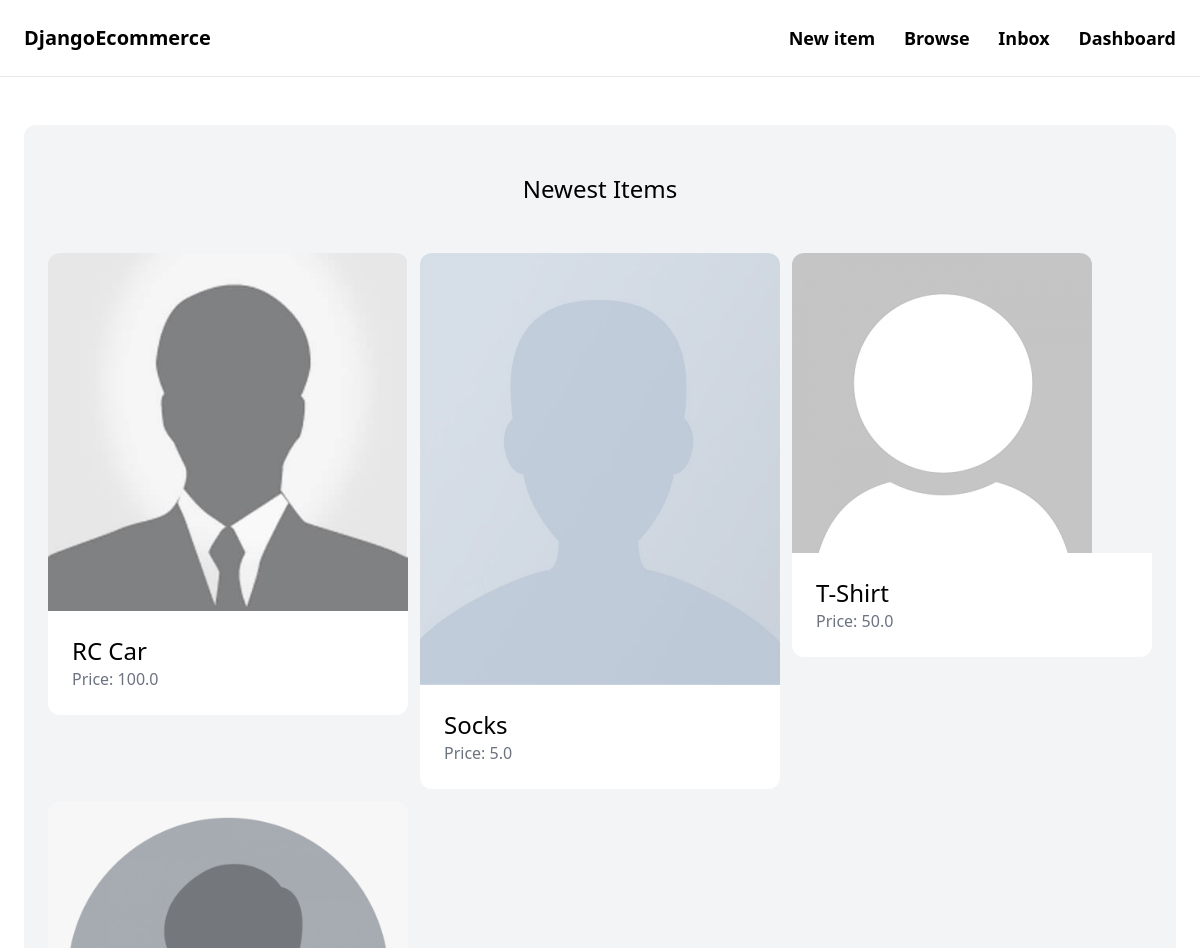
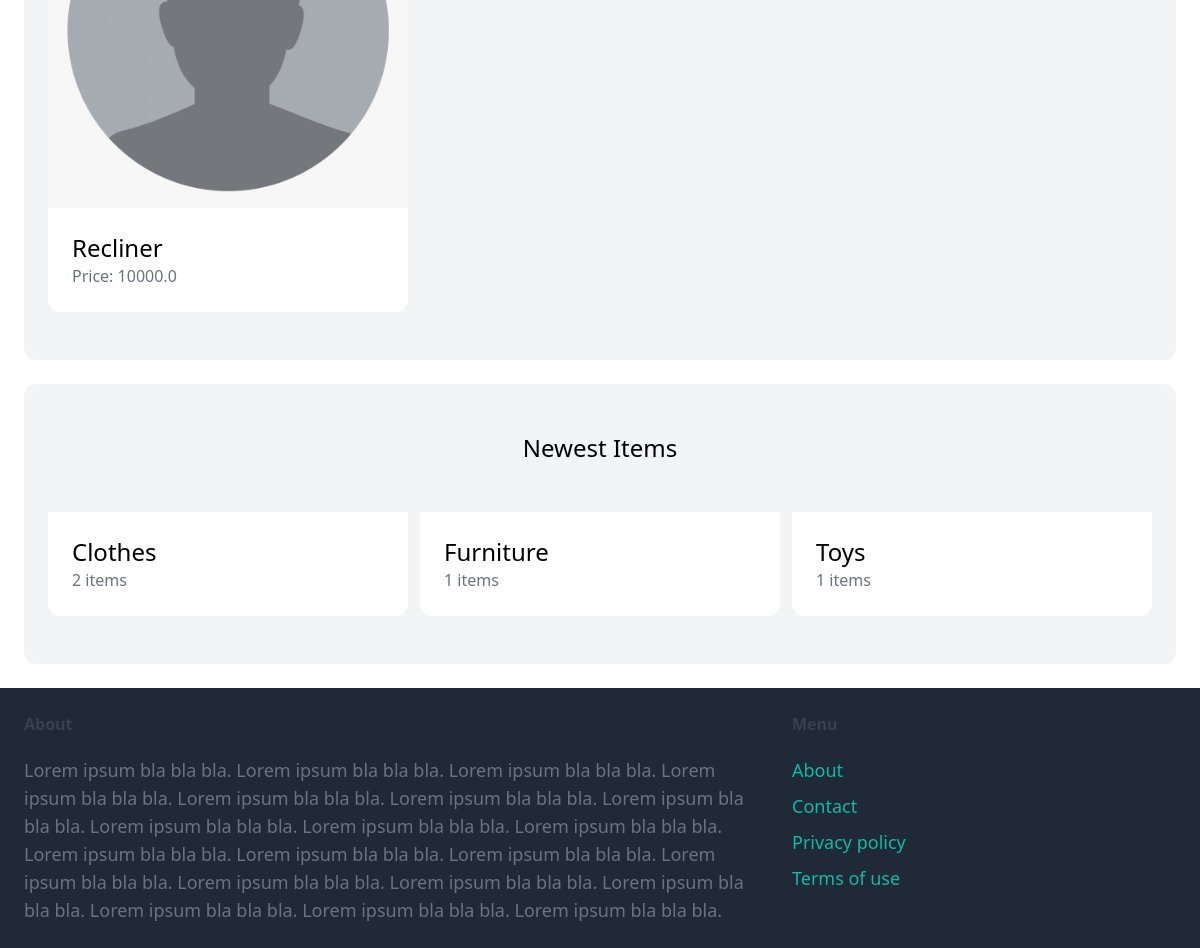
The app's page / (signed in) with its own data (2 pictures, top to bottom).
### item/models.py (models this page shows, shortened)
class Item(models.Model):
    category = models.ForeignKey(Category, related_name='items', on_delete=models.CASCADE)
    name = models.CharField(max_length=255)
    description = models.TextField(blank=True, null=True)
    price = models.FloatField()
    image = models.ImageField(upload_to='item_images', blank=True, null= True)
    is_sold = models.BooleanField(default= False)
    created_by = models.ForeignKey(User, related_name='items', on_delete=models.CASCADE)
    created_at = models.DateTimeField(auto_now_add=True)

class Category(models.Model):
    name = models.CharField(max_length=255)
    class Meta:
        verbose_name_plural = 'Categories'
        ordering = ('name',)

### core/views.py (the view)
# urls.py: path('', views.index, name="index"),
def index(request):
    items = Item.objects.filter(is_sold = False)[0:6]
    categories = Category.objects.all()
    return render(request, 'core/index.html', {
        'categories': categories,
        'items': items,
    })

### core/templates/core/index.html (shortened to what this page needs)
{% extends 'core/base.html' %}
{%block content%}
<div class="mt-6 px-6 py-12 bg-gray-100 rounded-xl">
    <h2 class="mb-12 text-2xl text-center">
        Newest Items
    </h2>
    <div class="grid grid-cols-3 gap-3">
        {% for item in items  %}
            <div>
                <a href="{% url 'item:detail' item.id %}">
                    <div>
                        <img src="{{ item.image.url }}" class="rounded-t-xl">
                    </div>
                    <div class="p-6 bg-white rounded-b-xl">
                        <h2 class="text-2xl">{{ item.name }}</h2>
                        <p class="text-gray-500"> Price: {{ item.price }}</p>
                    </div>
                </a>
            </div>
        {% endfor %}
    </div>
</div>
<div class="mt-6 px-6 py-12 bg-gray-100 rounded-xl">
    <h2 class="mb-12 text-2xl text-center">
        Newest Items
    </h2>
    <div class="grid grid-cols-3 gap-3">
        {% for category in categories %}
        <div>
            <a href="#">
                <div class="p-6 bg-white rounded-b-xl">
                    <h2 class="text-2xl">{{ category.name }}</h2>
                    <p class="text-gray-500"> {{ category.items.count }} items</p>
                </div>
            </a>
        </div>
        {% endfor %}
    </div>
</div>
{%endblock%}

### records on screen
Item: image (placeholder picture), name "RC Car", price "100.0"
Item: image (placeholder picture), name "Socks", price "5.0"
Item: image (placeholder picture), name "T-Shirt", price "50.0"
Item: image (placeholder picture), name "Recliner", price "10000.0"
Category: name "Clothes", items.count "2"
Category: name "Furniture", items.count "1"
Category: name "Toys", items.count "1"
